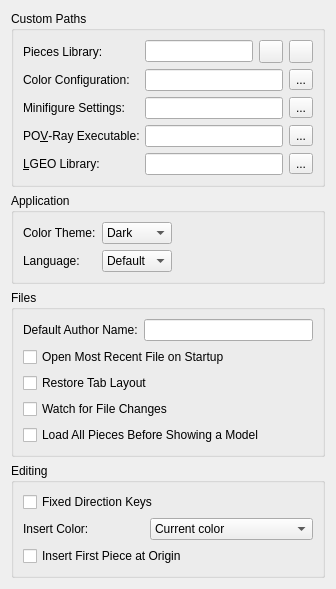
     <widget class="QWidget" name="tabGeneral">
      <property name="whatsThis">
       <string>&lt;p&gt;&lt;b&gt;General Preferences&lt;/b&gt;&lt;/p&gt;&lt;p&gt;Set application behavior and custom library, configuration, and renderer paths. Leave optional configuration paths empty to use the built-in settings.&lt;/p&gt;</string>
      </property>
      <attribute name="title">
       <string>General</string>
      </attribute>
      <layout class="QFormLayout" name="formLayout">
       <property name="fieldGrowthPolicy">
        <enum>QFormLayout::FieldGrowthPolicy::ExpandingFieldsGrow</enum>
       </property>
       <item row="0" column="0" colspan="2">
        <widget class="QGroupBox" name="CustomPathsGroup">
         <property name="title">
          <string>Custom Paths</string>
         </property>
         <layout class="QFormLayout" name="formLayout_2">
          <item row="0" column="0">
           <widget class="QLabel" name="label_5">
            <property name="toolTip">
             <string>Choose a piece-library folder or supported archive to load after restarting StudWorks.</string>
            </property>
            <property name="text">
             <string>Pieces Library:</string>
            </property>
            <property name="buddy">
             <cstring>partsLibrary</cstring>
            </property>
           </widget>
          </item>
          <item row="0" column="1">
           <layout class="QHBoxLayout" name="horizontalLayout_3">
            <item>
             <widget class="QLineEdit" name="partsLibrary">
              <property name="accessibleName">
               <string>Pieces Library</string>
              </property>
              <property name="toolTip">
               <string>Choose a piece-library folder or supported archive to load after restarting StudWorks.</string>
              </property>
             </widget>
            </item>
            <item>
             <widget class="QToolButton" name="partsLibraryBrowse">
              <property name="toolTip">
               <string>Choose a piece-library folder.</string>
              </property>
              <property name="icon">
               <iconset resource="../../studworks.qrc">
                <normaloff>:/resources/file_open.png</normaloff>:/resources/file_open.png</iconset>
              </property>
             </widget>
            </item>
            <item>
             <widget class="QToolButton" name="partsArchiveBrowse">
              <property name="toolTip">
               <string>Choose a piece-library ZIP or BIN archive.</string>
              </property>
              <property name="icon">
               <iconset resource="../../studworks.qrc">
                <normaloff>:/resources/archive.png</normaloff>:/resources/archive.png</iconset>
              </property>
             </widget>
            </item>
           </layout>
          </item>
          <item row="1" column="0">
           <widget class="QLabel" name="label_17">
            <property name="toolTip">
             <string>Choose a custom LDraw color configuration file, or leave empty to use the library colors.</string>
            </property>
            <property name="text">
             <string>Color Configuration:</string>
            </property>
            <property name="buddy">
             <cstring>ColorConfigEdit</cstring>
            </property>
           </widget>
          </item>
          <item row="1" column="1">
           <layout class="QHBoxLayout" name="ColorConfigLayout">
            <item>
             <widget class="QLineEdit" name="ColorConfigEdit">
              <property name="accessibleName">
               <string>Color Configuration</string>
              </property>
              <property name="toolTip">
               <string>Choose a custom LDraw color configuration file, or leave empty to use the library colors.</string>
              </property>
             </widget>
            </item>
            <item>
             <widget class="QToolButton" name="ColorConfigBrowseButton">
              <property name="toolTip">
               <string>Choose a custom LDraw color configuration file.</string>
              </property>
              <property name="text">
               <string>...</string>
              </property>
             </widget>
            </item>
           </layout>
          </item>
          <item row="2" column="0">
           <widget class="QLabel" name="label_18">
            <property name="toolTip">
             <string>Choose a custom minifigure settings file, or leave empty to use the built-in choices.</string>
            </property>
            <property name="text">
             <string>Minifigure Settings:</string>
            </property>
            <property name="buddy">
             <cstring>MinifigSettingsEdit</cstring>
            </property>
           </widget>
          </item>
          <item row="2" column="1">
           <layout class="QHBoxLayout" name="MinifigSettingsLayout">
            <item>
             <widget class="QLineEdit" name="MinifigSettingsEdit">
              <property name="accessibleName">
               <string>Minifig Settings</string>
              </property>
              <property name="toolTip">
               <string>Choose a custom minifigure settings file, or leave empty to use the built-in choices.</string>
              </property>
             </widget>
            </item>
            <item>
             <widget class="QToolButton" name="MinifigSettingsBrowseButton">
              <property name="toolTip">
               <string>Choose a minifigure settings INI file.</string>
              </property>
              <property name="text">
               <string>...</string>
              </property>
             </widget>
            </item>
           </layout>
          </item>
          <item row="3" column="0">
           <widget class="QLabel" name="povrayLabel">
            <property name="toolTip">
             <string>Set the POV-Ray executable used for rendering.</string>
            </property>
            <property name="text">
             <string>PO&amp;V-Ray Executable:</string>
            </property>
            <property name="buddy">
             <cstring>povrayExecutable</cstring>
            </property>
           </widget>
          </item>
          <item row="3" column="1">
           <layout class="QHBoxLayout" name="povrayLayout">
            <item>
             <widget class="QLineEdit" name="povrayExecutable">
              <property name="accessibleName">
               <string>POV-Ray Executable</string>
              </property>
              <property name="toolTip">
               <string>Set the POV-Ray executable used for rendering.</string>
              </property>
             </widget>
            </item>
            <item>
             <widget class="QToolButton" name="povrayExecutableBrowse">
              <property name="toolTip">
               <string>Locate the POV-Ray executable.</string>
              </property>
              <property name="text">
               <string>...</string>
              </property>
             </widget>
            </item>
           </layout>
          </item>
          <item row="4" column="0">
           <widget class="QLabel" name="label_9">
            <property name="toolTip">
             <string>Set the LGEO library folder used by POV-Ray exports.</string>
            </property>
            <property name="text">
             <string>&amp;LGEO Library:</string>
            </property>
            <property name="buddy">
             <cstring>lgeoPath</cstring>
            </property>
           </widget>
          </item>
          <item row="4" column="1">
           <layout class="QHBoxLayout" name="horizontalLayout_10">
            <item>
             <widget class="QLineEdit" name="lgeoPath">
              <property name="accessibleName">
               <string>LGEO Library</string>
              </property>
              <property name="toolTip">
               <string>Set the LGEO library folder used by POV-Ray exports.</string>
              </property>
             </widget>
            </item>
            <item>
             <widget class="QToolButton" name="lgeoPathBrowse">
              <property name="toolTip">
               <string>Choose the LGEO library folder.</string>
              </property>
              <property name="text">
               <string>...</string>
              </property>
             </widget>
            </item>
           </layout>
          </item>
         </layout>
        </widget>
       </item>
       <item row="1" column="0" colspan="2">
        <widget class="QGroupBox" name="ApplicationGroup">
         <property name="title">
          <string>Application</string>
         </property>
         <layout class="QGridLayout" name="gridLayout_4">
          <item row="1" column="0">
           <widget class="QLabel" name="label_19">
            <property name="toolTip">
             <string>Choose the interface language used after restarting StudWorks.</string>
            </property>
            <property name="text">
             <string>Language:</string>
            </property>
            <property name="buddy">
             <cstring>Language</cstring>
            </property>
           </widget>
          </item>
          <item row="1" column="1">
           <widget class="QComboBox" name="Language">
            <property name="accessibleName">
             <string>Language</string>
            </property>
            <property name="toolTip">
             <string>Choose the interface language used after restarting StudWorks.</string>
            </property>
            <item>
             <property name="text">
              <string>Default</string>
             </property>
            </item>
           </widget>
          </item>
          <item row="1" column="2">
           <spacer name="horizontalSpacer_8">
            <property name="orientation">
             <enum>Qt::Orientation::Horizontal</enum>
            </property>
            <property name="sizeHint" stdset="0">
             <size>
              <width>40</width>
              <height>20</height>
             </size>
            </property>
           </spacer>
          </item>
          <item row="0" column="0">
           <widget class="QLabel" name="label_25">
            <property name="toolTip">
             <string>Choose the interface theme and optionally reset its colors.</string>
            </property>
            <property name="text">
             <string>Color Theme:</string>
            </property>
            <property name="buddy">
             <cstring>ColorTheme</cstring>
            </property>
           </widget>
          </item>
          <item row="0" column="1">
           <widget class="QComboBox" name="ColorTheme">
            <property name="accessibleName">
             <string>Color Theme</string>
            </property>
            <property name="toolTip">
             <string>Choose the interface theme and optionally reset its colors.</string>
            </property>
            <item>
             <property name="text">
              <string>Dark</string>
             </property>
            </item>
            <item>
             <property name="text">
              <string>System</string>
             </property>
            </item>
           </widget>
          </item>
         </layout>
        </widget>
       </item>
       <item row="2" column="0" colspan="2">
        <widget class="QGroupBox" name="FilesGroup">
         <property name="title">
          <string>Files</string>
         </property>
         <layout class="QGridLayout" name="FilesLayout">
          <item row="0" column="0">
           <widget class="QLabel" name="label_4">
            <property name="toolTip">
             <string>Set the author name used for new models.</string>
            </property>
            <property name="text">
             <string>Default Author Name:</string>
            </property>
            <property name="buddy">
             <cstring>authorName</cstring>
            </property>
           </widget>
          </item>
          <item row="0" column="1">
           <widget class="QLineEdit" name="authorName">
            <property name="accessibleName">
             <string>Default Author Name</string>
            </property>
            <property name="toolTip">
             <string>Set the author name used for new models.</string>
            </property>
           </widget>
          </item>
          <item row="1" column="0" colspan="2">
           <widget class="QCheckBox" name="autoLoadMostRecent">
            <property name="toolTip">
             <string>Open the most recently used file when StudWorks starts.</string>
            </property>
            <property name="text">
             <string>Open Most Recent File on Startup</string>
            </property>
           </widget>
          </item>
          <item row="2" column="0" colspan="2">
           <widget class="QCheckBox" name="RestoreTabLayout">
            <property name="toolTip">
             <string>Restore saved model tabs and view layouts when opening a model.</string>
            </property>
            <property name="text">
             <string>Restore Tab Layout</string>
            </property>
           </widget>
          </item>
          <item row="3" column="0" colspan="2">
           <widget class="QCheckBox" name="WatchFileChanges">
            <property name="toolTip">
             <string>Ask to reload the model when its file is changed by another application. Use File &gt; Reload to reload it manually.</string>
            </property>
            <property name="text">
             <string>Watch for File Changes</string>
            </property>
           </widget>
          </item>
          <item row="4" column="0" colspan="2">
           <widget class="QCheckBox" name="LoadPiecesBeforeShowing">
            <property name="toolTip">
             <string>Wait until every piece of a model is loaded before showing it, instead of showing pieces as they load.</string>
            </property>
            <property name="text">
             <string>Load All Pieces Before Showing a Model</string>
            </property>
           </widget>
          </item>
         </layout>
        </widget>
       </item>
       <item row="3" column="0" colspan="2">
        <widget class="QGroupBox" name="EditingGroup">
         <property name="title">
          <string>Editing</string>
         </property>
         <layout class="QGridLayout" name="EditingLayout">
          <item row="0" column="0" colspan="2">
           <widget class="QCheckBox" name="fixedDirectionKeys">
            <property name="toolTip">
             <string>Move pieces along fixed model axes instead of view-relative directions.</string>
            </property>
            <property name="text">
             <string>Fixed Direction Keys</string>
            </property>
           </widget>
          </item>
          <item row="1" column="0">
           <widget class="QLabel" name="InsertColorModeLabel">
            <property name="toolTip">
             <string>Choose the color given to newly inserted pieces: the current color, the color of the selected piece, or the color of the last inserted piece.</string>
            </property>
            <property name="text">
             <string>Insert Color:</string>
            </property>
            <property name="buddy">
             <cstring>InsertColorMode</cstring>
            </property>
           </widget>
          </item>
          <item row="1" column="1">
           <widget class="QComboBox" name="InsertColorMode">
            <property name="accessibleName">
             <string>Insert Color</string>
            </property>
            <property name="toolTip">
             <string>Choose the color given to newly inserted pieces: the current color, the color of the selected piece, or the color of the last inserted piece.</string>
            </property>
            <item>
             <property name="text">
              <string>Current color</string>
             </property>
            </item>
            <item>
             <property name="text">
              <string>Selected piece color</string>
             </property>
            </item>
            <item>
             <property name="text">
              <string>Last inserted piece color</string>
             </property>
            </item>
           </widget>
          </item>
          <item row="2" column="0" colspan="2">
           <widget class="QCheckBox" name="FirstPieceAtOrigin">
            <property name="toolTip">
             <string>Place the first piece of an empty model at 0, 0, 0 instead of where it is dropped.</string>
            </property>
            <property name="text">
             <string>Insert First Piece at Origin</string>
            </property>
           </widget>
          </item>
         </layout>
        </widget>
       </item>
      </layout>
     </widget>
